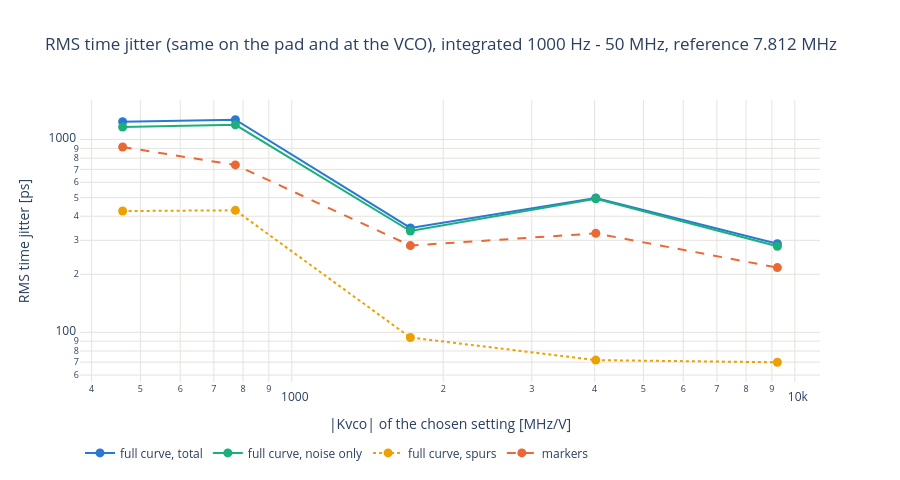

The notebook cell saved with this chart:
### Code cell
# RMS jitter (integration band of the run) per setting: the full curve (total, noise only, spur part) and the
# markers. x axis: f_vco when the run sweeps the frequency, else the |Kvco| of the chosen setting.
ok = runs[runs["status"] == "ok"]
SWEEP_F = ok["f_vco"].nunique() > 1
X_COL, X_SCALE, X_TITLE = (("f_vco", 1e6, "f_vco [MHz]") if SWEEP_F else
                           ("kvco_pred", 1e6, "|Kvco| of the chosen setting [MHz/V]"))
ok = ok.sort_values(X_COL)
HOVER_DATA = np.c_[ok["vco_tune_coarse"], ok["vco_current_min"], ok["vco_current_max"], ok["kvco_pred"] / 1e6,
                   ok["carrier_dbm"]]
HOVER_SETTING = ("c%{customdata[0]:.0f} min %{customdata[1]:.0f} max %{customdata[2]:.0f}, "
                 "|Kvco| %{customdata[3]:.0f} MHz/V, carrier %{customdata[4]:.1f} dBm")
fig = go.Figure()
for col, name, color, dash in (("time_jitter_trace_ps", "full curve, total", PALETTE[0], "solid"),
                               ("time_jitter_noise_ps", "full curve, noise only", PALETTE[2], "solid"),
                               ("time_jitter_spur_ps", "full curve, spurs", PALETTE[3], "dot"),
                               ("time_jitter_ps", "markers", PALETTE[1], "dash")):
    fig.add_scatter(x=ok[X_COL] / X_SCALE, y=ok[col], mode="lines+markers", name=name,
                    line=dict(color=color, width=2, dash=dash), marker=dict(size=9), customdata=HOVER_DATA,
                    hovertemplate=f"{name}: %{{y:.1f}} ps at %{{x:.0f}}<br>{HOVER_SETTING}<extra></extra>")
fig.update_layout(title=f"RMS time jitter (same on the pad and at the VCO), integrated {float(offsets[0]):g} Hz - {float(offsets[-1]) / 1e6:g} MHz, {REF_TXT}",
                  template="plotly_white", height=480, legend=dict(orientation="h", y=-0.2))
fig.update_xaxes(title=X_TITLE, type="log", gridcolor=GRID)
fig.update_yaxes(title="RMS time jitter [ps]", type="log", gridcolor=GRID)
save(fig, "jitter_vs_f" if SWEEP_F else "jitter_vs_kvco")

### Figure 1 — Plotly figure (JSON) as saved in the notebook; plotly's stock layout.template omitted (floating-point values rounded to 4 significant figures)
{"data": [{"customdata": [[5.0, 8.0, 6.0, 461.0, -2.437], [5.0, 8.0, 0.0, 772.3, -2.581], [9.0, 9.0, 10.0, 1721.0, 0.1551], [8.0, 9.0, 10.0, 4021.0, -0.1345], [6.0, 11.0, 0.0, 9232.0, 0.2025]], "hovertemplate": "full curve, total: %{y:.1f} ps at %{x:.0f}<br>c%{customdata[0]:.0f} min %{customdata[1]:.0f} max %{customdata[2]:.0f}, |Kvco| %{customdata[3]:.0f} MHz/V, carrier %{customdata[4]:.1f} dBm<extra></extra>", "line": {"color": "#2a78d6", "dash": "solid", "width": 2}, "marker": {"size": 9}, "mode": "lines+markers", "name": "full curve, total", "type": "scatter", "x": [461.0, 772.3, 1721.0, 4021.0, 9232.0], "y": [1237.0, 1267.0, 348.0, 497.8, 288.2]}, {"customdata": [[5.0, 8.0, 6.0, 461.0, -2.437], [5.0, 8.0, 0.0, 772.3, -2.581], [9.0, 9.0, 10.0, 1721.0, 0.1551], [8.0, 9.0, 10.0, 4021.0, -0.1345], [6.0, 11.0, 0.0, 9232.0, 0.2025]], "hovertemplate": "full curve, noise only: %{y:.1f} ps at %{x:.0f}<br>c%{customdata[0]:.0f} min %{customdata[1]:.0f} max %{customdata[2]:.0f}, |Kvco| %{customdata[3]:.0f} MHz/V, carrier %{customdata[4]:.1f} dBm<extra></extra>", "line": {"color": "#1baf7a", "dash": "solid", "width": 2}, "marker": {"size": 9}, "mode": "lines+markers", "name": "full curve, noise only", "type": "scatter", "x": [461.0, 772.3, 1721.0, 4021.0, 9232.0], "y": [1162.0, 1192.0, 335.1, 492.6, 279.6]}, {"customdata": [[5.0, 8.0, 6.0, 461.0, -2.437], [5.0, 8.0, 0.0, 772.3, -2.581], [9.0, 9.0, 10.0, 1721.0, 0.1551], [8.0, 9.0, 10.0, 4021.0, -0.1345], [6.0, 11.0, 0.0, 9232.0, 0.2025]], "hovertemplate": "full curve, spurs: %{y:.1f} ps at %{x:.0f}<br>c%{customdata[0]:.0f} min %{customdata[1]:.0f} max %{customdata[2]:.0f}, |Kvco| %{customdata[3]:.0f} MHz/V, carrier %{customdata[4]:.1f} dBm<extra></extra>", "line": {"color": "#eda100", "dash": "dot", "width": 2}, "marker": {"size": 9}, "mode": "lines+markers", "name": "full curve, spurs", "type": "scatter", "x": [461.0, 772.3, 1721.0, 4021.0, 9232.0], "y": [425.6, 429.3, 94.0, 71.75, 69.92]}, {"customdata": [[5.0, 8.0, 6.0, 461.0, -2.437], [5.0, 8.0, 0.0, 772.3, -2.581], [9.0, 9.0, 10.0, 1721.0, 0.1551], [8.0, 9.0, 10.0, 4021.0, -0.1345], [6.0, 11.0, 0.0, 9232.0, 0.2025]], "hovertemplate": "markers: %{y:.1f} ps at %{x:.0f}<br>c%{customdata[0]:.0f} min %{customdata[1]:.0f} max %{customdata[2]:.0f}, |Kvco| %{customdata[3]:.0f} MHz/V, carrier %{customdata[4]:.1f} dBm<extra></extra>", "line": {"color": "#eb6834", "dash": "dash", "width": 2}, "marker": {"size": 9}, "mode": "lines+markers", "name": "markers", "type": "scatter", "x": [461.0, 772.3, 1721.0, 4021.0, 9232.0], "y": [914.1, 738.2, 281.7, 326.0, 216.7]}], "layout": {"height": 480, "legend": {"orientation": "h", "y": -0.2}, "title": {"text": "RMS time jitter (same on the pad and at the VCO), integrated 1000 Hz - 50 MHz, reference 7.812 MHz"}, "xaxis": {"gridcolor": "#e4e3df", "title": {"text": "|Kvco| of the chosen setting [MHz/V]"}, "type": "log"}, "yaxis": {"gridcolor": "#e4e3df", "title": {"text": "RMS time jitter [ps]"}, "type": "log"}}}
